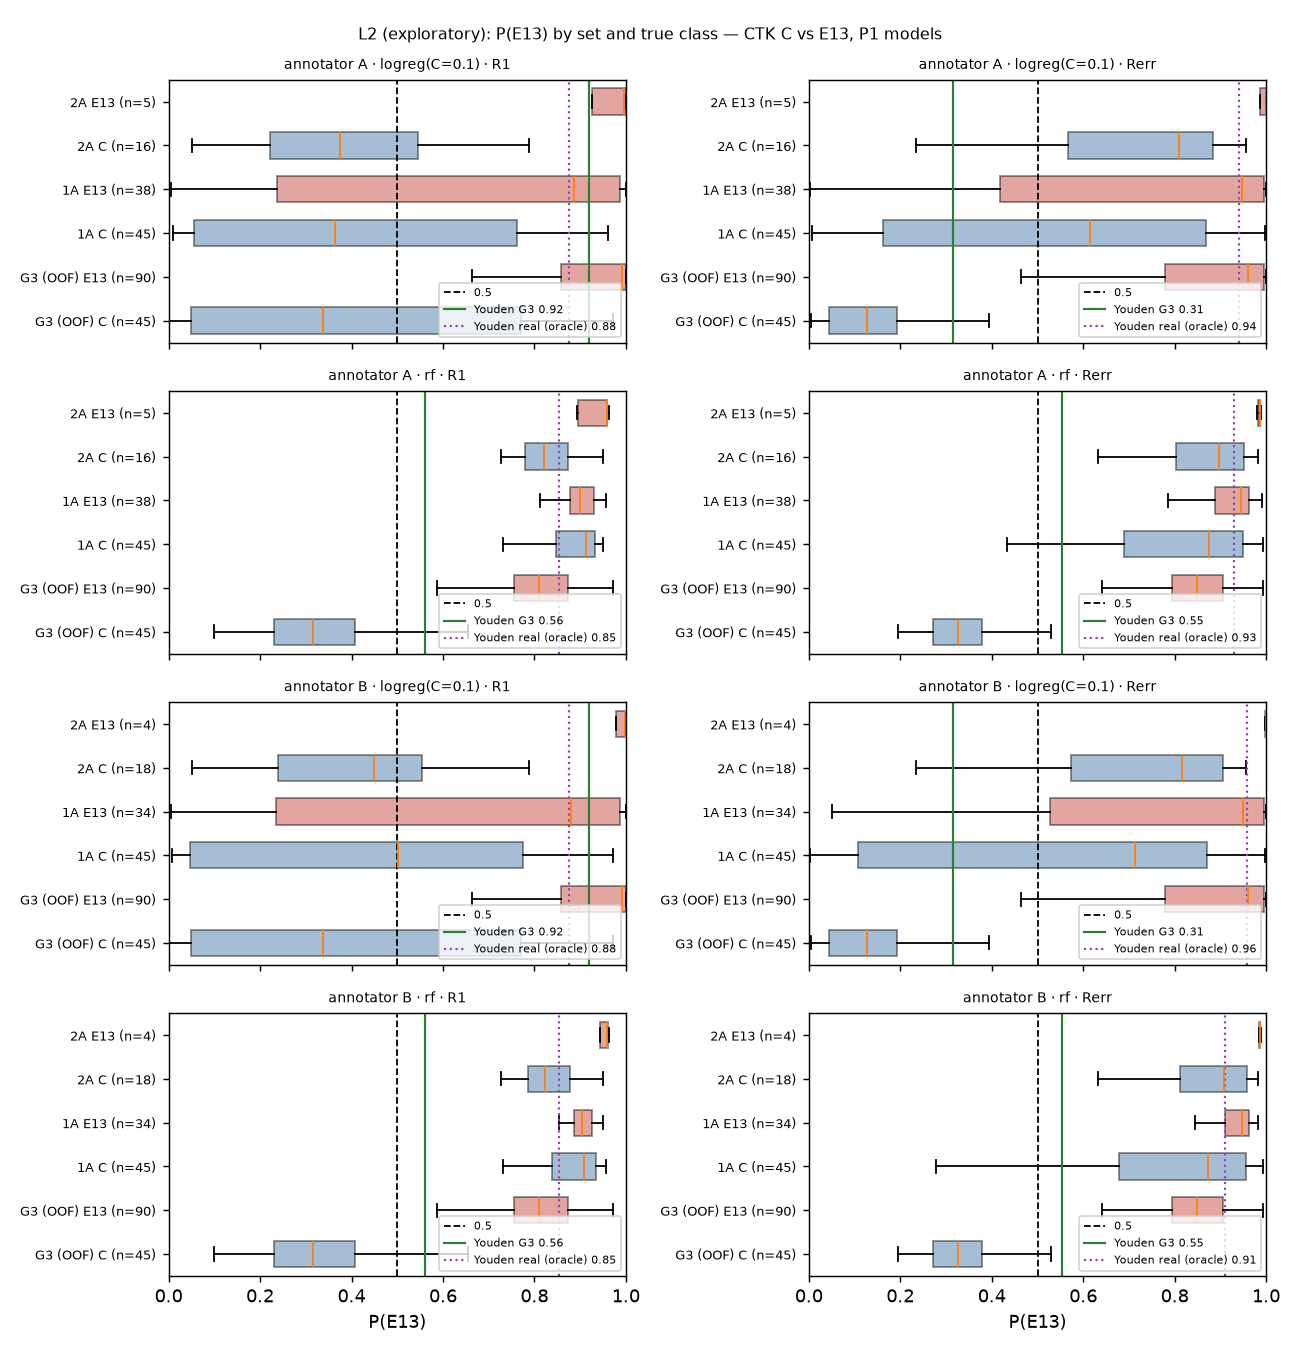

Source code (Python):
"""L2 (exploratory): where do the P1 models put real recordings on the probability scale?

L1 showed the Group 3 models rank real recordings above chance but call most of them errors at threshold 0.5.
This describes the shift itself, without refitting anything on the test data (that is R1's job):
  - Group 3 out-of-fold probabilities (leave-one-G3-participant-out, 3 folds) show where the training classes sit;
  - the P1 model (trained on all of Group 3) gives the 1A and 2A probabilities;
  - per group x true class: median P(E13), IQR, share above 0.5;
  - two descriptive thresholds: Youden-optimal on G3 out-of-fold (what the acted data would pick) and Youden-optimal
    on the real test set (ORACLE: chosen on the test labels, shown only to measure the gap, not a usable threshold).

Same task / reps / models / seeds as configs/p1_confirmatory.json (read only). Aggregates only.
Outputs: explore/loop/l2_probability_shift.{csv,md,png}
Usage: python explore/loop/l2_probability_shift.py [--check]
"""
from __future__ import annotations

import argparse
import csv
import json
import sys
from pathlib import Path

import numpy as np
from sklearn.metrics import roc_curve

HERE = Path(__file__).resolve().parent
ROOT = HERE.parents[1]
sys.path.insert(0, str(ROOT / "src"))
from rf_baseline import folds_of, summarize  # noqa: E402
from run_experiment import make_model, model_name  # noqa: E402

POS = "E13"


def youden(y, s):
    if len(np.unique(y)) < 2:
        return float("nan")
    fpr, tpr, thr = roc_curve(y, s)
    return float(thr[np.argmax(tpr - fpr)])


def proba(model, rep_Z, tr_idx, ytr, te_idx, seeds):
    out = []
    for seed in seeds:
        clf = make_model(model, seed).fit(rep_Z[tr_idx], ytr)
        out.append(clf.predict_proba(rep_Z[te_idx])[:, list(clf.classes_).index(POS)])
        if model["type"] == "logreg":
            break
    return np.mean(out, axis=0)


def run(root: Path):
    cfg = json.loads((root / "configs" / "p1_confirmatory.json").read_text(encoding="utf-8"))
    feats = np.load(root / "data" / "features_T100.npz")
    pos = {k: i for i, k in enumerate(feats["keys"])}
    with (root / "data" / "labels.csv").open(encoding="utf-8") as f:
        lab = {r["rec_key"]: r for r in csv.DictReader(f)}
    sp = json.loads((root / "data" / "splits.json").read_text(encoding="utf-8"))
    folds = folds_of(sp, "P1")
    train, test = folds[0][1], [k for _, _, te in folds for k in te]
    Z = {r: summarize(feats[r].astype(np.float64)) for r in cfg["reps"]}
    rows, curves = [], {}
    for task in cfg["tasks"]:
        col, ex, keep = task["label_col"], task["exercise"], task["classes"]
        ann = col.split("_")[1]
        ok = lambda k: lab[k]["exercise"] == ex and lab[k][col] in keep  # noqa: E731
        tr = [k for k in train if ok(k)]
        te = [k for k in test if ok(k)]
        ytr = np.array([lab[k][col] for k in tr])
        gtr = np.array([lab[k]["participant_key"] for k in tr])
        for model in [m for m in cfg["models"] if m["type"] != "majority"]:
            for rep in cfg["reps"]:
                # G3 out-of-fold
                s_g3 = np.zeros(len(tr))
                for p in np.unique(gtr):
                    m = gtr == p
                    s_g3[m] = proba(model, Z[rep], [pos[k] for k in np.array(tr)[~m]], ytr[~m],
                                    [pos[k] for k in np.array(tr)[m]], cfg["seeds"])
                # P1 model on the real test set
                s_te = proba(model, Z[rep], [pos[k] for k in tr], list(ytr), [pos[k] for k in te], cfg["seeds"])
                y_g3 = (ytr == POS).astype(int)
                y_te = np.array([lab[k][col] == POS for k in te], dtype=int)
                grp = np.array([lab[k]["group"] for k in te])
                thr_g3, thr_real = youden(y_g3, s_g3), youden(y_te, s_te)
                sets = [("G3 (OOF)", y_g3, s_g3, len(set(gtr)))] + [
                    (g, y_te[grp == g], s_te[grp == g], len({lab[k]["participant_key"] for k in np.array(te)[grp == g]}))
                    for g in ("1A", "2A")]
                for name, y, s, n_p in sets:
                    for c, cname in ((0, "C"), (1, POS)):
                        v = s[y == c]
                        rows.append({"annotator": ann, "model": model_name(model), "rep": rep, "set": name,
                                     "class": cname, "n": int(len(v)), "participants": n_p,
                                     "median_p": float(np.median(v)), "q25": float(np.percentile(v, 25)),
                                     "q75": float(np.percentile(v, 75)), "share_above_0.5": float((v >= 0.5).mean()),
                                     "thr_youden_G3": thr_g3, "thr_youden_real_oracle": thr_real})
                curves[(ann, model_name(model), rep)] = sets, thr_g3, thr_real
    return rows, curves


def plot(curves, out: Path):
    import matplotlib
    matplotlib.use("Agg")
    import matplotlib.pyplot as plt
    keys = [k for k in curves if k[2] in ("R1", "Rerr")]
    fig, axes = plt.subplots(len(keys) // 2, 2, figsize=(10, 2.6 * (len(keys) // 2)), sharex=True)
    col = {"C": "#3b6ea5", "E13": "#c0392b"}
    for ax, key in zip(axes.ravel(), sorted(keys)):
        sets, tg, tr = curves[key]
        data, labels, colors = [], [], []
        for name, y, s, _ in sets:
            for c, cname in ((0, "C"), (1, "E13")):
                data.append(s[y == c]); labels.append(f"{name} {cname} (n={int((y == c).sum())})"); colors.append(col[cname])
        bp = ax.boxplot(data, orientation="horizontal", patch_artist=True, widths=0.6, showfliers=False)
        for patch, c in zip(bp["boxes"], colors):
            patch.set_facecolor(c); patch.set_alpha(0.45)
        ax.set_yticks(range(1, len(labels) + 1), labels, fontsize=7)
        ax.axvline(0.5, color="k", lw=1, ls="--", label="0.5")
        ax.axvline(tg, color="#2e7d32", lw=1.2, label=f"Youden G3 {tg:.2f}")
        ax.axvline(tr, color="#8e44ad", lw=1.2, ls=":", label=f"Youden real (oracle) {tr:.2f}")
        ax.set_title(f"annotator {key[0]} · {key[1]} · {key[2]}", fontsize=8)
        ax.legend(fontsize=6, loc="lower right")
        ax.set_xlim(0, 1)
    for ax in axes[-1]:
        ax.set_xlabel("P(E13)")
    fig.suptitle("L2 (exploratory): P(E13) by set and true class — CTK C vs E13, P1 models", fontsize=9)
    fig.tight_layout()
    fig.savefig(out, dpi=130)


def write(rows, out: Path):
    fmt = lambda v: f"{v:.3f}" if isinstance(v, float) else v  # noqa: E731
    with out.with_suffix(".csv").open("w", newline="", encoding="utf-8") as f:
        w = csv.DictWriter(f, fieldnames=list(rows[0]))
        w.writeheader()
        for r in rows:
            w.writerow({k: fmt(v) for k, v in r.items()})
    cols = ["annotator", "model", "rep", "set", "class", "n", "participants", "median_p", "q25", "q75",
            "share_above_0.5", "thr_youden_G3", "thr_youden_real_oracle"]
    lines = ["# L2 · 확률 분포와 기준점 위치 (탐색) / probability shift (exploratory)", "",
             "P(E13) 분포. G3는 참가자 하나씩 뺀 out-of-fold, 1A·2A는 G3 전체로 학습한 P1 모델. "
             "`thr_youden_real_oracle`은 시험 라벨로 고른 값이라 격차 측정용일 뿐 사용할 수 있는 기준점이 아니다.", "",
             "| " + " | ".join(cols) + " |", "|" + "---|" * len(cols)]
    lines += ["| " + " | ".join(str(fmt(r[c])) for c in cols) + " |" for r in rows]
    out.with_suffix(".md").write_text("\n".join(lines) + "\n", encoding="utf-8")


def main() -> int:
    ap = argparse.ArgumentParser()
    ap.add_argument("--check", action="store_true")
    a = ap.parse_args()
    if a.check:
        y = np.array([0, 0, 1, 1]); s = np.array([0.1, 0.2, 0.7, 0.9])
        ok = 0.2 < youden(y, s) <= 0.7 and np.isnan(youden(np.zeros(3), np.ones(3)))
        print("CHECK", "PASSED" if ok else "FAILED")
        return 0 if ok else 1
    rows, curves = run(ROOT)
    out = HERE / "l2_probability_shift"
    write(rows, out)
    plot(curves, out.with_suffix(".png"))
    print(out.with_suffix(".md").read_text(encoding="utf-8"))
    return 0


if __name__ == "__main__":
    sys.exit(main())
